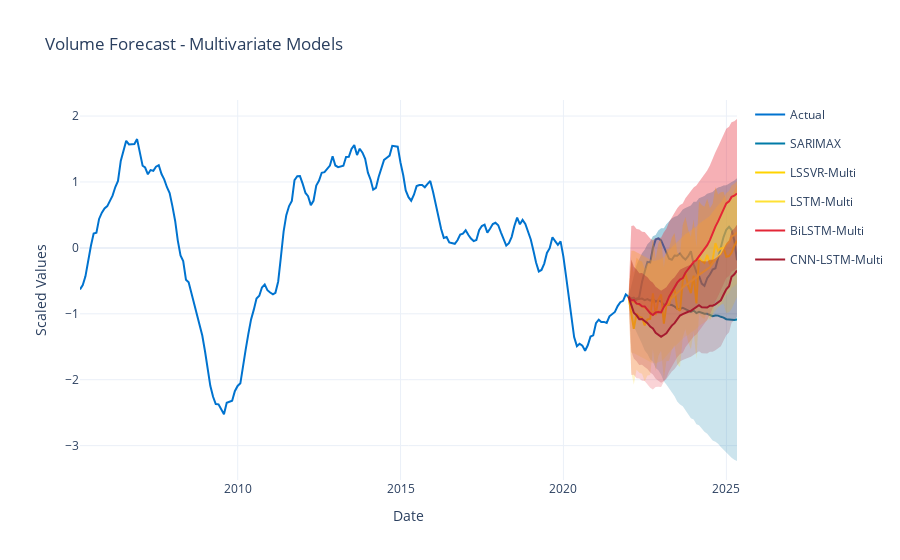

Here is the notebook cell this chart was saved with:
### Code cell
fig_multi = go.Figure()

# Actual data
fig_multi.add_trace(go.Scatter(
    x=y2_scaled.index,
    y=y2_scaled,
    mode='lines',
    name='Actual',
    line=dict(width=2, color='#0073CF'),
    legendgroup="Actual"
))

last_train_x = y2_train_scaled.index[-1]
last_train_y = y2_train_scaled.values[-1]

# Multivariate forecasts
models_multi = {
    "SARIMAX": (sarimax_forecast, sarimax_ci),
    "LSSVR-Multi": (lssvr_mv_forecast, (lssvr_mv_lower, lssvr_mv_upper)),
    "LSTM-Multi": (lstm_mv_forecast, (lstm_mv_lower, lstm_mv_upper)),
    "BiLSTM-Multi": (bilstm_mv_forecast, (bilstm_mv_lower, bilstm_mv_upper)),
    "CNN-LSTM-Multi": (cnnlstm_mv_forecast, (cnnlstm_mv_lower, cnnlstm_mv_upper))
}

colors = [
    "#007BA7",
    "#FFD300",
    "#FFE135",
    "#E32636",
    "#A51C30" 
]

for i, (name, (forecast, ci)) in enumerate(models_multi.items()):
    # Handle confidence intervals
    if isinstance(ci, tuple):
        lower, upper = np.array(ci[0]), np.array(ci[1])
    elif isinstance(ci, np.ndarray):
        lower, upper = ci[:, 0], ci[:, 1]
    else:  # DataFrame
        lower, upper = ci.iloc[:, 0].values, ci.iloc[:, 1].values

    # Forecast line
    fig_multi.add_trace(go.Scatter(
        x=[last_train_x] + list(y2_test_scaled.index),
        y=[last_train_y] + list(forecast),
        mode='lines',
        name=name,
        line=dict(color=colors[i]),
        legendgroup=name
    ))

    # Confidence interval (fill)
    fig_multi.add_trace(go.Scatter(
        x=[last_train_x] + list(y2_test_scaled.index),
        y=[last_train_y] + list(upper),
        mode='lines',
        line=dict(width=0),
        fill='tonexty',
        fillcolor=f'rgba{tuple(list(px.colors.hex_to_rgb(colors[i])) + [0.2])}',
        showlegend=False,
        legendgroup=name
    ))
    fig_multi.add_trace(go.Scatter(
        x=[last_train_x] + list(y2_test_scaled.index),
        y=[last_train_y] + list(lower),
        mode='lines',
        line=dict(width=0),
        fill='tonexty',
        fillcolor=f'rgba{tuple(list(px.colors.hex_to_rgb(colors[i])) + [0.2])}',
        showlegend=False,
        legendgroup=name
    ))

fig_multi.update_layout(
    title='Volume Forecast - Multivariate Models',
    xaxis_title='Date',
    yaxis_title='Scaled Values',
    template='plotly_white'
)

fig_multi.show()
